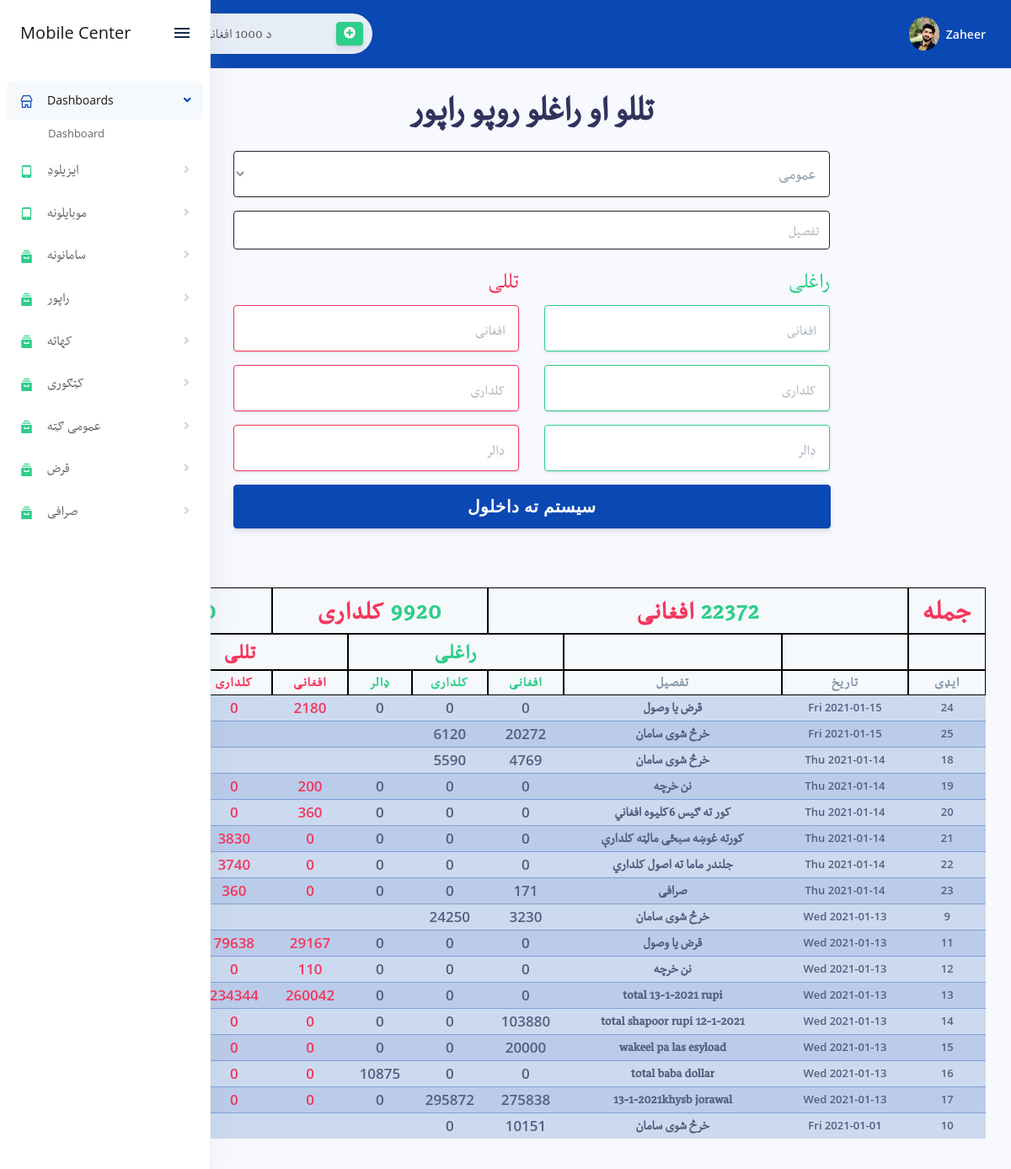
/report.php (signed in), run on the app's committed database.
### tables this page shows
CREATE TABLE `income` (
  `income_id` int(11) NOT NULL,
  `income_date` date NOT NULL,
  `income_category` varchar(255) DEFAULT NULL,
  `income_des` varchar(255) DEFAULT NULL,
  `Iprice_af` double DEFAULT NULL,
  `Iprice_rs` double DEFAULT NULL,
  `Iprice_dollar` double DEFAULT NULL,
  `Oprice_af` double DEFAULT NULL,
  `Oprice_rs` double DEFAULT NULL,
  `Oprice_dollar` double DEFAULT NULL
);

### report.php (the view, shortened to what this page needs)
<?php include "config/connectoin.php"?>
<?php include "includes/header.php";?>
<?php include "includes/sidenav.php";?>
        <div class="main-content" id="panel">
            <?php include "includes/topnav.php";?>
    <div class="container-fluid mt-3">
    <h1 class="display-2 pashtofont text-center mb-3"> تللو او راغلو روپو راپور</h1>
        <div class="row">
            <div class="col-xl-2 col-md-2"></div>
        <div class="col-xl-8 col-md-6">
        <?php
if (isset($_GET['editId'])) {
    $theEditId = $_GET['editId'];
    $query = "SELECT * FROM income WHERE income_id = $theEditId";
    $editCategory = mysqli_query($connection, $query);
    while ($rows = mysqli_fetch_assoc($editCategory)) {
        $editSelectCategory = $rows['income_category'];
        $incomeDescription = $rows['income_des'];
        $incomeDa = $rows['income_date'];
        $editIAF = $rows['Iprice_af'];
        $editIRS = $rows['Iprice_rs'];
        $editIDollar = $rows['Iprice_dollar'];
        $editOAF = $rows['Oprice_af'];
        $editORS = $rows['Oprice_rs'];
        $editODollar = $rows['Oprice_dollar'];
    }
    ?>
 <form action="" method="POST" dir="rtl">
    <div class="row">
    <div class="col-md-12">
    <div class="form-group mb-3">
    <select
        name="select"
        class="form-control pashtofont border border-dark"
        required
        style="font-size: 20px;"
        value = "<?=$editSelectCategory?>"
        >
          <?php
$query = "SELECT (income_category) FROM income WHERE income_id = '$theEditId'";
    $editCategory = mysqli_query($connection, $query);
    while ($rows = mysqli_fetch_assoc($editCategory)) {
        $editSelectCategory = $rows['income_category'];
        if ($editSelectCategory == 'عمومی') {
            $Select = 1;
        } elseif ($editSelectCategory == 'صرافی') {
            $Select = 2;
        } elseif ($editSelectCategory == 'ماشین') {
            $Select = 3;
        } elseif ($editSelectCategory == 'بابا') {
            $Select = 4;
        } elseif ($editSelectCategory == 'کرایه') {
            $Select = 5;
        } elseif ($editSelectCategory == 'دوکان دایمی سامان') {
            $Select = 6;
        } elseif ($editSelectCategory == 'عسی پخوانی قرض وصول') {
            $Select = 7;
        } elseif ($editSelectCategory == 'خرچه') {
            $Select = 8;
        } elseif ($editSelectCategory == 'شاپور') {
            $Select = 9;
        } elseif ($editSelectCategory == 'بیل') {
            $Select = 10;
        }
        ?>
        <option value="<?=$Select?>" style="font-size: 20px;"><?=$editSelectCategory?></option>
   <?php }
    ?>
            <option value="1" style="font-size: 20px;">عمومی</option>
            <option value="2" style="font-size: 20px;">صرافی</option>
            <option value="3" style="font-size: 20px;">ماشین</option>
            <option value="4" style="font-size: 20px;">بابا</option>
            <option value="5" style="font-size: 20px;">کرایه</option>
            <option value="6" style="font-size: 20px;">دوکان دایمی سامان</option>
            <option value="7" style="font-size: 20px;">عسی پخوانی قرض وصول</option>
            <option value="8" style="font-size: 20px;">خرچه</option>
            <option value="9" style="font-size: 20px;">شاپور</option>
            <option value="10" style="font-size: 20px;">بیل</option>
        </select>
        </div>
    <div class="input-group mb-3">
      <input name="des" value="<?=$incomeDescription?>" type="text" class="form-control border border-dark" placeholder="تفصیل" aria-label="Recipient's username" aria-describedby="basic-addon2">
    </div>
    </div>
    </div>
    <div class="row">
       <div class="col-md-6">
    <div class="input-group mb-3">
    <label for="income" class="pashtofont text-success" style="font-size: 28px;">راغلی</label>
        <div class="input-group input-group-alternative">
            <input
                id="income"
                class="form-control border border-success"
                placeholder=" افغانی"
                type="any"
                name="RAF"
                value="<?=$editIAF?>"
                style="font-size: 20px;"
            />
        </div>
        </div>
        <div class="input-group mb-3">
        <div class="input-group input-group-alternative">
            <input
                id="income"
                class="form-control border border-success"
                placeholder=" کلداری"
                type="any"
                name="RRS"
                value="<?=$editIRS?>"
                style="font-size: 20px;"
            />
        </div>
        </div>
        <div class="input-group mb-3">
        <div class="input-group input-group-alternative">
            <input
                id="income"
                class="form-control border border-success"
                placeholder=" ډالر"
                type="any"
                name="RD"
                value="<?=$editIDollar?>"
                style="font-size: 20px;"
            />
</div>
        </div>
    </div>
    <div class="col-md-6">
    <div class="input-group mb-3">
    <label for="income" class="pashtofont text-danger" style="font-size: 28px;">تللی</label>
        <div class="input-group input-group-alternative">
            <input
                id="income"
                class="form-control border border-danger"
                placeholder=" افغانی"
                type="any"
                name="TAF"
                value="<?=$editOAF?>"
                style="font-size: 20px;"
            />
        </div>
        </div>
        <div class="input-group mb-3">
        <div class="input-group input-group-alternative">
            <input
                id="income"
                class="form-control border border-danger"
                placeholder=" کلداری"
                type="any"
                name="TRS"
                value="<?=$editORS?>"
                style="font-size: 20px;"
            />
        </div>
        </div>
        <div class="input-group mb-3">
        <div class="input-group input-group-alternative">
            <input
                id="income"
                class="form-control border border-danger"
                placeholder=" ډالر"
                type="any"
                name="TD"
                value="<?=$editODollar?>"
                style="font-size: 20px;"
            />
</div>
        </div>
    </div>
    </div>
                            <div class="form-group mb-3">
                                <div class="input-group">
                                <input class="btn btn-primary btn-block" style="font-size: 20px;" type="submit" value="Update" name="updateIncome">
                                </div>
                            </div>
            </form>
<?php
} else {
    ?>
    <form action="" method="POST" dir="rtl">
    <div class="row">
    <div class="col-md-12">
    <div class="form-group mb-3">
    <select
        name="select"
        id="selectBill"
        class="form-control pashtofont border border-dark"
        required
        style="font-size: 20px;"
        >
            <option value="1" style="font-size: 20px;">عمومی</option>
        </select>
        </div>
    <div class="input-group mb-3">
      <input name="des" type="text" class="form-control border border-dark" placeholder="تفصیل" aria-label="Recipient's username" aria-describedby="basic-addon2">
    </div>
    </div>
    </div>
    <div class="row">
       <div class="col-md-6">
    <div class="input-group mb-3">
    <label for="income" class="pashtofont text-success" style="font-size: 28px;">راغلی</label>
        <div class="input-group input-group-alternative">
            <input
                id="income"
                class="form-control border border-success"
                placeholder=" افغانی"
                type="any"
                name="RAF"
                value=""
                style="font-size: 20px;"
            />
        </div>
        </div>
        <div class="input-group mb-3">
        <div class="input-group input-group-alternative">
            <input
                id="income"
                class="form-control border border-success"
                placeholder=" کلداری"
                type="any"
                name="RRS"
                value=""
                style="font-size: 20px;"
            />
        </div>
        </div>
        <div class="input-group mb-3">
        <div class="input-group input-group-alternative">
            <input
                id="income"
                class="form-control border border-success"
                placeholder=" ډالر"
                type="any"
                name="RD"
                value=""
                style="font-size: 20px;"
            />
</div>
        </div>
    </div>
    <div class="col-md-6">
    <div class="input-group mb-3">
    <label for="income" class="pashtofont text-danger" style="font-size: 28px;">تللی</label>
        <div class="input-group input-group-alternative">
            <input
                id="income"
                class="form-control border border-danger"
                placeholder=" افغانی"
                type="any"
                name="TAF"
                value=""
                style="font-size: 20px;"
            />
        </div>
        </div>
        <div class="input-group mb-3">
        <div class="input-group input-group-alternative">
            <input
                id="income"
                class="form-control border border-danger"
                placeholder=" کلداری"
                type="any"
                name="TRS"
                value=""
                style="font-size: 20px;"
            />
        </div>
        </div>
        <div class="input-group mb-3">
        <div class="input-group input-group-alternative">
            <input
                id="income"
                class="form-control border border-danger"
                placeholder=" ډالر"
                type="any"
                name="TD"
                value=""
                style="font-size: 20px;"
            />
</div>
        </div>
    </div>
    </div>
                            <div class="form-group mb-3">
                                <div class="input-group">
                                <input class="btn btn-primary btn-block" style="font-size: 20px;" type="submit" value="سیستم ته داخلول" name="add">
                                </div>
                            </div>
            </form>
<?php }
?>
        </div>
        <div class="col-xl-2 col-md-2"></div>
</div>
<div class="row">
            <div class="col-xl-12" dir="rtl">
<?php
$query = "SELECT SUM(Iprice_af) as RtotalAF,SUM(Iprice_rs) as RtotalRS,SUM(Iprice_dollar) as RtotalDollar,SUM(Oprice_af) as TtotalAF,SUM(Oprice_rs) as TtotalRS,SUM(Oprice_dollar) as TtotalDollar FROM income";
$querySumAF = mysqli_query($connection, $query);
while ($rows = mysqli_fetch_assoc($querySumAF)) {
    $raf = $rows['RtotalAF'];
    $rrs = $rows['RtotalRS'];
    $rd = $rows['RtotalDollar'];
    $taf = $rows['TtotalAF'];
    $trs = $rows['TtotalRS'];
    $td = $rows['TtotalDollar'];
    $query = "SELECT SUM(Iprice_af) as RtotalAF,SUM(Iprice_rs) as RtotalRS,SUM(Iprice_dollar) as RtotalDollar,SUM(Oprice_af) as TtotalAF,SUM(Oprice_rs) as TtotalRS,SUM(Oprice_dollar) as TtotalDollar FROM income WHERE income_category ='شاپور'";
    $querySumAF = mysqli_query($connection, $query);
    while ($rows = mysqli_fetch_assoc($querySumAF)) {
        $shraf = $rows['RtotalAF'];
        $shrrs = $rows['RtotalRS'];
        $shrd = $rows['RtotalDollar'];
        $grandTotalAF = ($raf - $shraf) - $taf;
        $grandTotalRS = ($rrs - $shrrs) - $trs;
        $grandTotalDollar = ($rd - $shrd) - $td;
    }
}
?>
 <div class="table-responsive mt-5">
              <table class="table align-items-center table-flush table-bordered table-striped table-primary table-condensed" id="search">
                <thead class="thead-light table table-bordered">
<tr class="text-center pashtofont text-success thead-dark border border-darker">
<th style="font-size:34px;" class="text-danger border-darker border "> جمله  </th>
<th class="border-darker border" style="font-size:32px;" colspan="3" ><span class="text-success"><?=$grandTotalAF?></span><span class="text-danger">  افغانی</span> </th>
<th class="border-darker border" style="font-size:32px;" colspan="3"><span class="text-success"><?=$grandTotalRS?></span><span class="text-danger">  کلداری</span></th>
<th class="border-darker border" style="font-size:32px;" colspan="3" ><span class="text-success"><?=$grandTotalDollar?></span><span class="text-danger">  دالر</span></th>
</tr>
<tr class="text-center pashtofont text-success">
<th class="border-darker border" colspan="1"></th>
<th class="border-darker border"></th>
<th class="border-darker border"></th>
<th class="border-darker border text-success" colspan="3" style="font-size:26px;" >راغلی</th>
<th class="border-darker border text-danger" colspan="3" style="font-size:26px;" >تللی</th>
</tr>
<tr class="pashtofont text-center">
    <th class="border border-darker" style="font-size:17px;">ایډی</th>
<th class="border border-darker" style="font-size:17px;">تاریخ</th>
<th class="border border-darker" style="font-size:17px">تفصیل</th>
<th class="border border-darker text-success " style="font-size:17px">افغانی</th>
<th class="border border-darker text-success" style="font-size:17px">کلداری</th>
<th class="border border-darker text-success" style="font-size:17px">ډالر</th>
<th class="border border-darker text-danger" style="font-size:17px">افغانی</th>
<th class="border border-darker text-danger" style="font-size:17px">کلداری</th>
<th class="border border-darker text-danger" style="font-size:17px">ډالر</th>
</tr>
</thead>
<tbody class="list">
<?php
$query = "SELECT * FROM income ORDER BY income_date DESC";
$displayIncome = mysqli_query($connection, $query);
while ($rows = mysqli_fetch_assoc($displayIncome)) {
    $incomeID = $rows['income_id'];
    $incomeDate = $rows['income_date'];
    $incomeDes = $rows['income_des'];
    $incomeIAF = $rows['Iprice_af'];
    $incomeIRS = $rows['Iprice_rs'];
    $incomeIDollor = $rows['Iprice_dollar'];
    $incomeOAF = $rows['Oprice_af'];
    $incomeORS = $rows['Oprice_rs'];
    $incomeODollor = $rows['Oprice_dollar'];
    ?>
         <tr style="" class='text-center font-weight-600 '>
            <td><?=$incomeID?></td>
        <td><?php
$timestamp = strtotime($incomeDate);
    $day = date('D', $timestamp);
    echo $day . "  " . $incomeDate?></td>
            <td class="pashtofont" style="font-size:17px"><?=wordwrap($incomeDes, 60, "<br>\n");?></td>
        <td style="font-size:17px"><?=$incomeIAF?></td>
<td style="font-size:17px"><?=$incomeIRS?></td>
<td style="font-size:17px"><?=$incomeIDollor?></td>
<td class="text-danger " style="font-size:17px"><?=$incomeOAF?></td>
<td class="text-danger " style="font-size:17px"><?=$incomeORS?></td>
<td class="text-danger " style="font-size:17px"><?=$incomeODollor?></td>
        <td>
<a href='report.php?editId=<?php echo $incomeID ?>' class='btn btn-primary btn-sm'>Edit</a>
</td>
        </tr>
<?php }?>
        </tbody>
    </table>
</div>
                </div>
</div>
</div>
                <?php include "includes/footer.php";?>

### css/mystyle.css (style rules this page uses)
.pashtofont { font-family: 'MyPashtoFont'; }

### includes/header.php (style rules this page uses)
body { overflow-x:hidden; }

### data on the page
income: income_id "24", income_date "Fri", income_date "2021-01-15", income_des "قرض یا وصول", Iprice_af "0", Iprice_rs "0", Iprice_dollar "0", Oprice_af "2180", Oprice_rs "0"
income: income_id "25", income_date "Fri", income_date "2021-01-15", income_des "خرڅ شوی سامان", Iprice_af "20272", Iprice_rs "6120"
income: income_id "18", income_date "Thu", income_date "2021-01-14", income_des "خرڅ شوی سامان", Iprice_af "4769", Iprice_rs "5590"
income: income_id "19", income_date "Thu", income_date "2021-01-14", income_des "نن خرچه", Iprice_af "0", Iprice_rs "0", Iprice_dollar "0", Oprice_af "200", Oprice_rs "0"
income: income_id "20", income_date "Thu", income_date "2021-01-14", income_des "کور ته ګیس 6کلیوه افغاني", Iprice_af "0", Iprice_rs "0", Iprice_dollar "0", Oprice_af "360", Oprice_rs "0"
income: income_id "21", income_date "Thu", income_date "2021-01-14", income_des "کورته غوښه سبځی مالټه کلدارې", Iprice_af "0", Iprice_rs "0", Iprice_dollar "0", Oprice_af "0", Oprice_rs "3830"
income: income_id "22", income_date "Thu", income_date "2021-01-14", income_des "جلندر ماما ته اصول کلداري", Iprice_af "0", Iprice_rs "0", Iprice_dollar "0", Oprice_af "0", Oprice_rs "3740"
income: income_id "23", income_date "Thu", income_date "2021-01-14", income_des "صرافی", Iprice_af "171", Iprice_rs "0", Iprice_dollar "0", Oprice_af "0", Oprice_rs "360"
income: income_id "9", income_date "Wed", income_date "2021-01-13", income_des "خرڅ شوی سامان", Iprice_af "3230", Iprice_rs "24250"
income: income_id "11", income_date "Wed", income_date "2021-01-13", income_des "قرض یا وصول", Iprice_af "0", Iprice_rs "0", Iprice_dollar "0", Oprice_af "29167", Oprice_rs "79638"
income: income_id "12", income_date "Wed", income_date "2021-01-13", income_des "نن خرچه", Iprice_af "0", Iprice_rs "0", Iprice_dollar "0", Oprice_af "110", Oprice_rs "0"
income: income_id "13", income_date "Wed", income_date "2021-01-13", income_des "total 13-1-2021 rupi", Iprice_af "0", Iprice_rs "0", Iprice_dollar "0", Oprice_af "260042", Oprice_rs "234344"
income: income_id "14", income_date "Wed", income_date "2021-01-13", income_des "total shapoor rupi 12-1-2021", Iprice_af "103880", Iprice_rs "0", Iprice_dollar "0", Oprice_af "0", Oprice_rs "0"
income: income_id "15", income_date "Wed", income_date "2021-01-13", income_des "wakeel pa las esyload", Iprice_af "20000", Iprice_rs "0", Iprice_dollar "0", Oprice_af "0", Oprice_rs "0"
income: income_id "16", income_date "Wed", income_date "2021-01-13", income_des "total baba dollar", Iprice_af "0", Iprice_rs "0", Iprice_dollar "10875", Oprice_af "0", Oprice_rs "0"
income: income_id "17", income_date "Wed", income_date "2021-01-13", income_des "13-1-2021khysb jorawal", Iprice_af "275838", Iprice_rs "295872", Iprice_dollar "0", Oprice_af "0", Oprice_rs "0"
income: income_id "10", income_date "Fri", income_date "2021-01-01", income_des "خرڅ شوی سامان", Iprice_af "10151", Iprice_rs "0"

### other printed values
$_SESSION['username'] "Zaheer"
$grandTotalAF "22372"
$grandTotalRS "9920"
